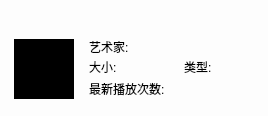
<?xml version="1.0" encoding="UTF-8"?>
<ui version="4.0">
 <class>MusicSongsListItemInfoWidget</class>
 <widget class="QWidget" name="MusicSongsListItemInfoWidget">
  <property name="geometry">
   <rect>
    <x>0</x>
    <y>0</y>
    <width>268</width>
    <height>116</height>
   </rect>
  </property>
  <property name="windowTitle">
   <string>MusicSongsListItemInfoWidget</string>
  </property>
  <property name="styleSheet">
   <string notr="true">QWidget{background:#FDFDFD;}
</string>
  </property>
  <widget class="QWidget" name="background" native="true">
   <property name="geometry">
    <rect>
     <x>4</x>
     <y>4</y>
     <width>260</width>
     <height>108</height>
    </rect>
   </property>
   <property name="styleSheet">
    <string notr="true">QWidget{background:#FDFDFD;}
</string>
   </property>
   <widget class="QLabel" name="songNameValue">
    <property name="geometry">
     <rect>
      <x>10</x>
      <y>10</y>
      <width>242</width>
      <height>15</height>
     </rect>
    </property>
    <property name="styleSheet">
     <string notr="true"/>
    </property>
    <property name="text">
     <string/>
    </property>
    <property name="alignment">
     <set>Qt::AlignCenter</set>
    </property>
   </widget>
   <widget class="QLabel" name="artPicture">
    <property name="geometry">
     <rect>
      <x>10</x>
      <y>35</y>
      <width>60</width>
      <height>60</height>
     </rect>
    </property>
    <property name="styleSheet">
     <string notr="true">background:rgb(0, 0, 0)</string>
    </property>
    <property name="text">
     <string>TextLabel</string>
    </property>
   </widget>
   <widget class="QLabel" name="artlist">
    <property name="geometry">
     <rect>
      <x>85</x>
      <y>35</y>
      <width>45</width>
      <height>15</height>
     </rect>
    </property>
    <property name="text">
     <string>艺术家:</string>
    </property>
   </widget>
   <widget class="QLabel" name="size">
    <property name="geometry">
     <rect>
      <x>85</x>
      <y>55</y>
      <width>34</width>
      <height>15</height>
     </rect>
    </property>
    <property name="text">
     <string>大小:</string>
    </property>
   </widget>
   <widget class="QLabel" name="type">
    <property name="geometry">
     <rect>
      <x>180</x>
      <y>55</y>
      <width>31</width>
      <height>15</height>
     </rect>
    </property>
    <property name="text">
     <string>类型:</string>
    </property>
   </widget>
   <widget class="QLabel" name="time">
    <property name="geometry">
     <rect>
      <x>85</x>
      <y>77</y>
      <width>80</width>
      <height>15</height>
     </rect>
    </property>
    <property name="text">
     <string>最新播放次数:</string>
    </property>
   </widget>
   <widget class="QLabel" name="artlistValue">
    <property name="geometry">
     <rect>
      <x>130</x>
      <y>35</y>
      <width>122</width>
      <height>15</height>
     </rect>
    </property>
    <property name="text">
     <string/>
    </property>
    <property name="alignment">
     <set>Qt::AlignCenter</set>
    </property>
   </widget>
   <widget class="QLabel" name="sizeValue">
    <property name="geometry">
     <rect>
      <x>119</x>
      <y>55</y>
      <width>50</width>
      <height>15</height>
     </rect>
    </property>
    <property name="text">
     <string/>
    </property>
    <property name="alignment">
     <set>Qt::AlignCenter</set>
    </property>
   </widget>
   <widget class="QLabel" name="typeValue">
    <property name="geometry">
     <rect>
      <x>211</x>
      <y>55</y>
      <width>41</width>
      <height>15</height>
     </rect>
    </property>
    <property name="text">
     <string/>
    </property>
    <property name="alignment">
     <set>Qt::AlignCenter</set>
    </property>
   </widget>
   <widget class="QLabel" name="timeValue">
    <property name="geometry">
     <rect>
      <x>165</x>
      <y>77</y>
      <width>86</width>
      <height>15</height>
     </rect>
    </property>
    <property name="text">
     <string/>
    </property>
    <property name="alignment">
     <set>Qt::AlignCenter</set>
    </property>
   </widget>
  </widget>
 </widget>
 <resources/>
 <connections/>
</ui>
